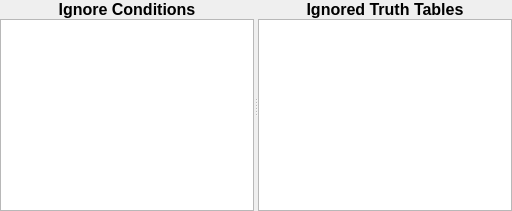
           <widget class="QSplitter" name="IgnoreTableSplitter">
            <property name="orientation">
             <enum>Qt::Horizontal</enum>
            </property>
            <widget class="QWidget" name="verticalLayoutWidget">
             <layout class="QVBoxLayout" name="Ignoring_Table_Layout">
              <property name="spacing">
               <number>0</number>
              </property>
              <item>
               <widget class="QLabel" name="Ignoring_Table_Label">
                <property name="font">
                 <font>
                  <pointsize>12</pointsize>
                  <weight>75</weight>
                  <bold>true</bold>
                 </font>
                </property>
                <property name="text">
                 <string>Ignore Conditions</string>
                </property>
                <property name="alignment">
                 <set>Qt::AlignCenter</set>
                </property>
               </widget>
              </item>
              <item>
               <widget class="QTableView" name="Ignoring_Logic_Table">
                <property name="font">
                 <font>
                  <weight>75</weight>
                  <bold>true</bold>
                 </font>
                </property>
                <property name="styleSheet">
                 <string notr="true">font-weight: bold;</string>
                </property>
                <property name="editTriggers">
                 <set>QAbstractItemView::NoEditTriggers</set>
                </property>
                <property name="dragDropOverwriteMode">
                 <bool>false</bool>
                </property>
                <property name="alternatingRowColors">
                 <bool>true</bool>
                </property>
                <property name="selectionMode">
                 <enum>QAbstractItemView::SingleSelection</enum>
                </property>
                <property name="selectionBehavior">
                 <enum>QAbstractItemView::SelectRows</enum>
                </property>
                <property name="verticalScrollMode">
                 <enum>QAbstractItemView::ScrollPerPixel</enum>
                </property>
                <property name="sortingEnabled">
                 <bool>true</bool>
                </property>
                <attribute name="horizontalHeaderDefaultSectionSize">
                 <number>120</number>
                </attribute>
               </widget>
              </item>
             </layout>
            </widget>
            <widget class="QWidget" name="verticalLayoutWidget_2">
             <layout class="QVBoxLayout" name="Ignored_Table_Layout">
              <property name="spacing">
               <number>0</number>
              </property>
              <item>
               <widget class="QLabel" name="Ignored_Logic_Label">
                <property name="font">
                 <font>
                  <pointsize>12</pointsize>
                  <weight>75</weight>
                  <bold>true</bold>
                 </font>
                </property>
                <property name="text">
                 <string>Ignored Truth Tables</string>
                </property>
                <property name="alignment">
                 <set>Qt::AlignCenter</set>
                </property>
               </widget>
              </item>
              <item>
               <widget class="QTableView" name="Ignored_Logic_Table">
                <property name="font">
                 <font>
                  <weight>75</weight>
                  <bold>true</bold>
                 </font>
                </property>
                <property name="styleSheet">
                 <string notr="true">font-weight: bold;</string>
                </property>
                <property name="editTriggers">
                 <set>QAbstractItemView::NoEditTriggers</set>
                </property>
                <property name="dragDropOverwriteMode">
                 <bool>false</bool>
                </property>
                <property name="alternatingRowColors">
                 <bool>true</bool>
                </property>
                <property name="selectionMode">
                 <enum>QAbstractItemView::SingleSelection</enum>
                </property>
                <property name="selectionBehavior">
                 <enum>QAbstractItemView::SelectRows</enum>
                </property>
                <property name="verticalScrollMode">
                 <enum>QAbstractItemView::ScrollPerPixel</enum>
                </property>
                <property name="sortingEnabled">
                 <bool>true</bool>
                </property>
                <attribute name="horizontalHeaderShowSortIndicator" stdset="0">
                 <bool>true</bool>
                </attribute>
               </widget>
              </item>
             </layout>
            </widget>
           </widget>
